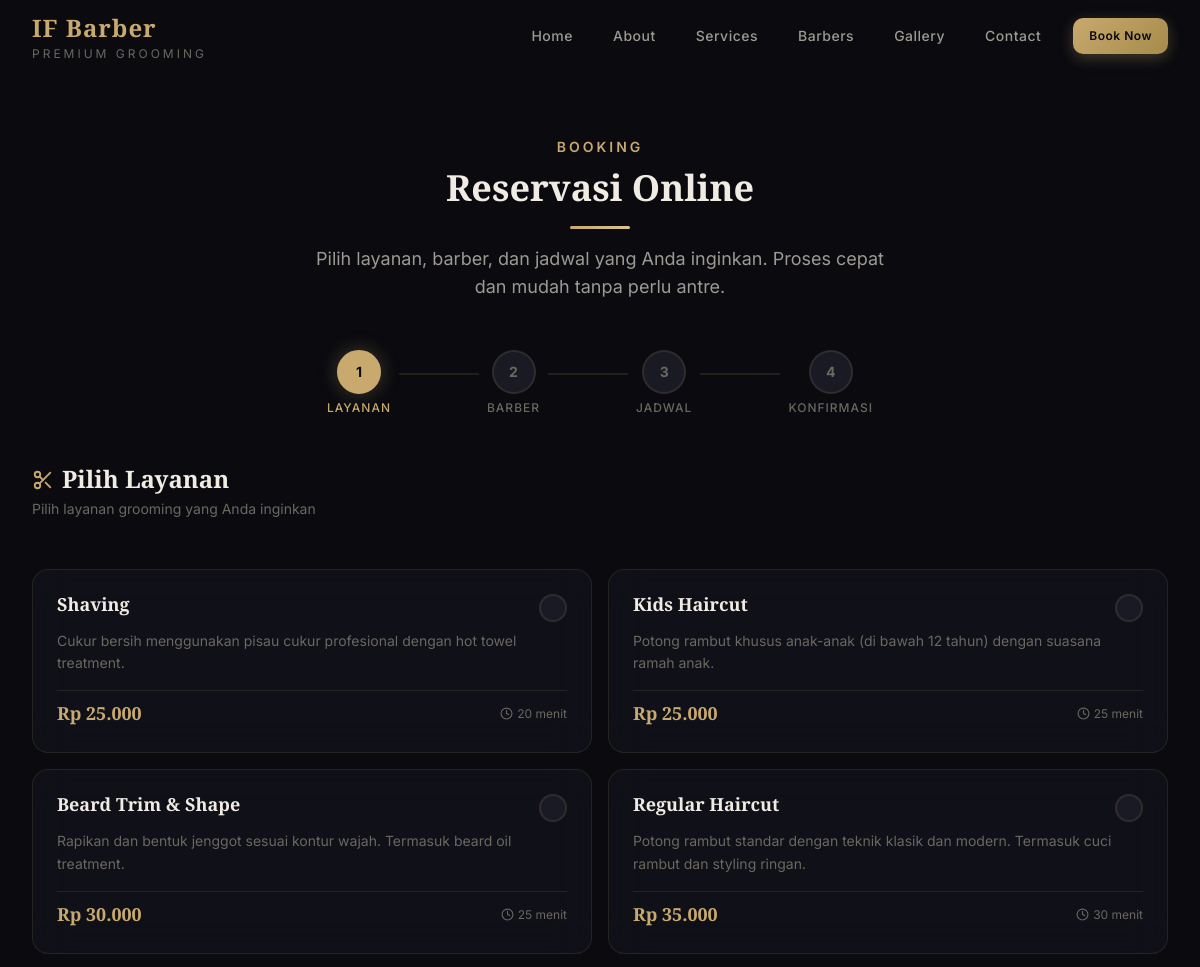
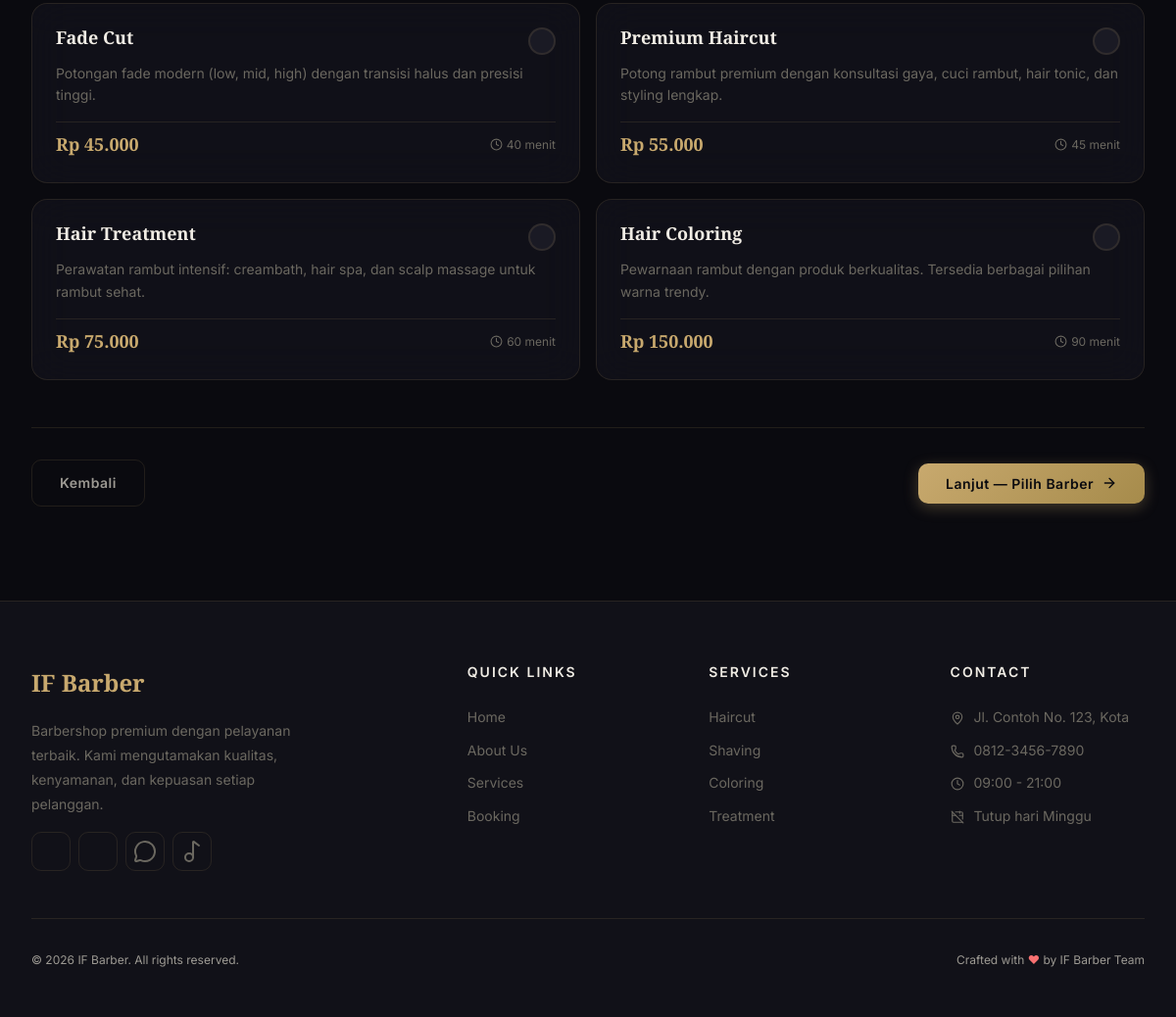
Screenshot of /booking.php with the database file from the repository (2 pictures, top to bottom).
### tables this page shows
CREATE TABLE IF NOT EXISTS layanan (
    id INT AUTO_INCREMENT PRIMARY KEY,
    nama VARCHAR(100) NOT NULL,
    deskripsi TEXT,
    harga DECIMAL(10,2) NOT NULL,
    durasi_menit INT DEFAULT 30,
    gambar VARCHAR(255) DEFAULT NULL,
    is_active TINYINT(1) DEFAULT 1,
    created_at TIMESTAMP DEFAULT CURRENT_TIMESTAMP,
    updated_at TIMESTAMP DEFAULT CURRENT_TIMESTAMP ON UPDATE CURRENT_TIMESTAMP
);

### includes/functions.php (called while the page is built, shortened)
<?php
function formatRupiah($angka) {
    return 'Rp ' . number_format($angka, 0, ',', '.');
}
function getLayananAktif($conn) {
    $result = $conn->query("SELECT * FROM layanan WHERE is_active = 1 ORDER BY harga ASC");
    return $result->fetch_all(MYSQLI_ASSOC);
}
function e($string) {
    return htmlspecialchars($string ?? '', ENT_QUOTES, 'UTF-8');
}

### booking.php (the view, shortened to what this page needs)
<?php
require_once __DIR__ . '/includes/config.php';
require_once __DIR__ . '/includes/functions.php';
$layananList = getLayananAktif($conn);
$success = false;
$bookingId = null;
include __DIR__ . '/includes/header.php';
?>
<link rel="stylesheet" href="<?= BASE_URL ?>/assets/css/booking.css">
<section class="booking-page">
    <div class="container">
        <?php if ($success && $bookingId): ?>
        <!-- ============================================
             SUCCESS STATE
             ============================================ -->
        <div class="booking-success animate-on-scroll visible">
            <div class="booking-success__icon">
                <svg viewBox="0 0 52 52" class="checkmark">
                    <circle class="checkmark__circle" cx="26" cy="26" r="25" fill="none"/>
                    <path class="checkmark__check" fill="none" d="M14.1 27.2l7.1 7.2 16.7-16.8"/>
                </svg>
            </div>
            <h2 class="booking-success__title">Booking Berhasil!</h2>
            <p class="booking-success__text">
                Reservasi Anda telah tercatat. Silakan datang sesuai jadwal yang dipilih.
            </p>
            <div class="booking-receipt glass">
                <div class="booking-receipt__header">
                    <span class="booking-receipt__brand">IF Barber</span>
                    <span class="booking-receipt__id">#<?= str_pad($bookingId, 4, '0', STR_PAD_LEFT) ?></span>
                </div>
                <div class="booking-receipt__divider"></div>
                <div class="booking-receipt__row">
                    <span>Nama</span>
                    <strong><?= e($nama) ?></strong>
                </div>
                <div class="booking-receipt__row">
                    <span>No. HP</span>
                    <strong><?= e($noHp) ?></strong>
                </div>
                <div class="booking-receipt__row">
                    <span>Tanggal</span>
                    <strong><?= formatTanggal($tanggal) ?></strong>
                </div>
                <div class="booking-receipt__row">
                    <span>Jam</span>
                    <strong><?= e($jam) ?> WIB</strong>
                </div>
                <div class="booking-receipt__row">
                    <span>Status</span>
                    <span class="card__badge badge--pending">Pending</span>
                </div>
                <div class="booking-receipt__divider"></div>
                <div class="booking-receipt__row booking-receipt__total">
                    <span>Total</span>
                    <strong><?= formatRupiah($totalHarga) ?></strong>
                </div>
            </div>
            <div class="booking-success__actions">
                <a href="<?= BASE_URL ?>" class="btn btn--secondary">
                    <i data-lucide="home" style="width:16px;height:16px;"></i>
                    Kembali ke Home
                </a>
                <a href="<?= BASE_URL ?>/booking.php" class="btn btn--primary">
                    <i data-lucide="calendar-plus" style="width:16px;height:16px;"></i>
                    Booking Lagi
                </a>
            </div>
        </div>
        <?php else: ?>
        <div class="booking-header animate-on-scroll visible">
            <span class="section__label">Booking</span>
            <h1 class="section__title">Reservasi Online</h1>
            <p class="section__subtitle">
                Pilih layanan, barber, dan jadwal yang Anda inginkan. Proses cepat dan mudah tanpa perlu antre.
            </p>
        </div>
        <div class="booking-steps animate-on-scroll visible">
            <div class="booking-step active" data-step="1">
                <div class="booking-step__number">1</div>
                <span class="booking-step__label">Layanan</span>
            </div>
            <div class="booking-step__line"></div>
            <div class="booking-step" data-step="2">
                <div class="booking-step__number">2</div>
                <span class="booking-step__label">Barber</span>
            </div>
            <div class="booking-step__line"></div>
            <div class="booking-step" data-step="3">
                <div class="booking-step__number">3</div>
                <span class="booking-step__label">Jadwal</span>
            </div>
            <div class="booking-step__line"></div>
            <div class="booking-step" data-step="4">
                <div class="booking-step__number">4</div>
                <span class="booking-step__label">Konfirmasi</span>
            </div>
        </div>
        <form method="POST" action="" class="booking-form" id="bookingForm">
            <div class="booking-panel active" id="step1">
                <h3 class="booking-panel__title">
                    <i data-lucide="scissors" style="width:22px;height:22px;color:var(--color-accent);"></i>
                    Pilih Layanan
                </h3>
                <p class="booking-panel__subtitle">Pilih layanan grooming yang Anda inginkan</p>
                <div class="service-select-grid">
                    <?php foreach ($layananList as $layanan): ?>
                    <label class="service-select-card glass" data-price="<?= $layanan['harga'] ?>" data-duration="<?= $layanan['durasi_menit'] ?>" data-name="<?= e($layanan['nama']) ?>">
                        <div class="service-select-card__content">
                            <div class="service-select-card__header">
                                <h4 class="service-select-card__name"><?= e($layanan['nama']) ?></h4>
                                <span class="service-select-card__check">
                                    <i data-lucide="check" style="width:16px;height:16px;"></i>
                                </span>
                            </div>
                            <p class="service-select-card__desc"><?= e($layanan['deskripsi']) ?></p>
                            <div class="service-select-card__footer">
                                <span class="service-select-card__price"><?= formatRupiah($layanan['harga']) ?></span>
                                <span class="service-select-card__duration">
                                    <i data-lucide="clock" style="width:13px;height:13px;"></i>
                                    <?= $layanan['durasi_menit'] ?> menit
                                </span>
                            </div>
                        </div>
                    </label>
                    <?php endforeach; ?>
                </div>
                <div class="booking-panel__actions">
                    <a href="<?= BASE_URL ?>" class="btn btn--ghost">Kembali</a>
                    <button type="button" class="btn btn--primary" onclick="goToStep(2)" id="btnStep1Next" disabled>
                        Lanjut — Pilih Barber
                        <i data-lucide="arrow-right" style="width:16px;height:16px;"></i>
                    </button>
                </div>
            </div>
        </form>
        <?php endif; ?>
    </div>
</section>
<?php include __DIR__ . '/includes/footer.php'; ?>

### rows the page displays
layanan: nama "Shaving", deskripsi "Cukur bersih menggunakan pisau cukur profesional dengan hot towel treatment.", harga "Rp 25.000", durasi_menit "20"
layanan: nama "Kids Haircut", deskripsi "Potong rambut khusus anak-anak (di bawah 12 tahun) dengan suasana ramah anak.", harga "Rp 25.000", durasi_menit "25"
layanan: nama "Beard Trim & Shape", deskripsi "Rapikan dan bentuk jenggot sesuai kontur wajah. Termasuk beard oil treatment.", harga "Rp 30.000", durasi_menit "25"
layanan: nama "Regular Haircut", deskripsi "Potong rambut standar dengan teknik klasik dan modern. Termasuk cuci rambut dan styling ringan.", harga "Rp 35.000", durasi_menit "30"
layanan: nama "Fade Cut", deskripsi "Potongan fade modern (low, mid, high) dengan transisi halus dan presisi tinggi.", harga "Rp 45.000", durasi_menit "40"
layanan: nama "Premium Haircut", deskripsi "Potong rambut premium dengan konsultasi gaya, cuci rambut, hair tonic, dan styling lengkap.", harga "Rp 55.000", durasi_menit "45"
layanan: nama "Hair Treatment", deskripsi "Perawatan rambut intensif: creambath, hair spa, dan scalp massage untuk rambut sehat.", harga "Rp 75.000", durasi_menit "60"
layanan: nama "Hair Coloring", deskripsi "Pewarnaan rambut dengan produk berkualitas. Tersedia berbagai pilihan warna trendy.", harga "Rp 150.000", durasi_menit "90"

### other values shown
JAM_BUKA "09:00"
JAM_TUTUP "21:00"
APP_NAME "IF Barber"
